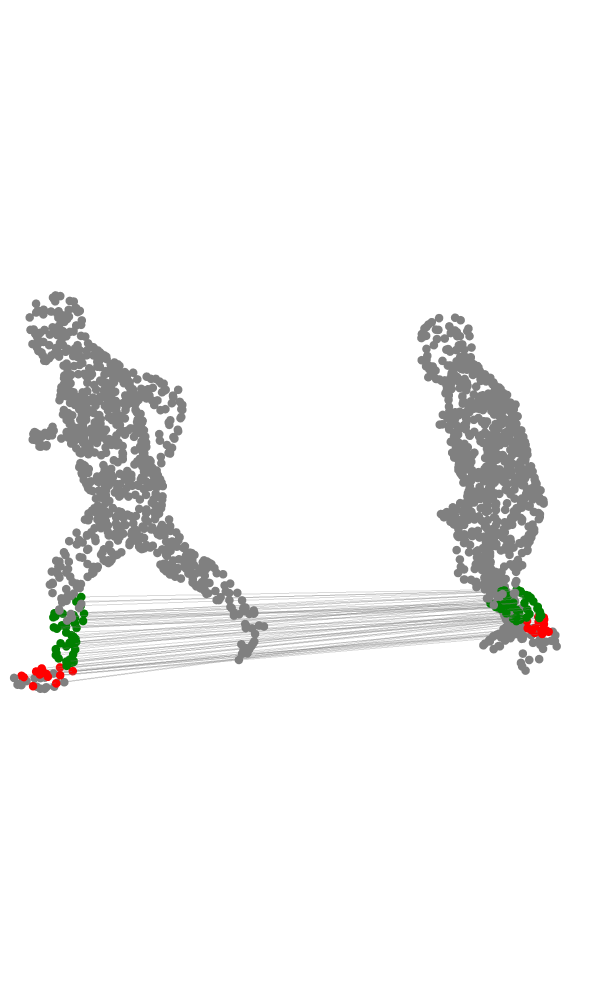

Write notebook code for a chart like this one.
### Code cell
plot_specific_region_connections(
    points1, points2, faces1, faces2, G_aug, "left_shin", cam = dict(x = -2, y = -1.5, z = 1), size = 5,
    height = 1000
)

### Figure 1 — Plotly figure (JSON) as saved in the notebook; plotly's stock layout.template omitted (floating-point values rounded to 4 significant figures; data arrays with more than 128 entries replaced by an {"elided": "..."} marker saying what was removed)
{"data": [{"marker": {"color": {"elided": "1000 str values"}, "size": 5}, "mode": "markers", "name": "Points 1", "type": "scatter3d", "x": {"elided": "1000 float values"}, "y": {"elided": "1000 float values"}, "z": {"elided": "1000 float values"}}, {"marker": {"color": {"elided": "1000 str values"}, "size": 5}, "mode": "markers", "name": "Points 2", "type": "scatter3d", "x": {"elided": "1000 float values"}, "y": {"elided": "1000 float values"}, "z": {"elided": "1000 float values"}}, {"line": {"color": "gray", "width": 2}, "mode": "lines", "opacity": 0.3, "showlegend": false, "type": "scatter3d", "x": [3.559, 2.027], "y": [-3.496, -2.132], "z": [0.2065, 0.2543]}, {"marker": {"color": "green", "size": 5}, "mode": "markers", "showlegend": false, "type": "scatter3d", "x": [3.559, 2.027], "y": [-3.496, -2.132], "z": [0.2065, 0.2543]}, {"line": {"color": "gray", "width": 2}, "mode": "lines", "opacity": 0.3, "showlegend": false, "type": "scatter3d", "x": [3.521, 2.067], "y": [-3.484, -2.159], "z": [0.232, 0.2847]}, {"marker": {"color": "green", "size": 5}, "mode": "markers", "showlegend": false, "type": "scatter3d", "x": [3.521, 2.067], "y": [-3.484, -2.159], "z": [0.232, 0.2847]}, {"line": {"color": "gray", "width": 2}, "mode": "lines", "opacity": 0.3, "showlegend": false, "type": "scatter3d", "x": [3.573, 2.033], "y": [-3.61, -2.184], "z": [0.2123, 0.1749]}, {"marker": {"color": "green", "size": 5}, "mode": "markers", "showlegend": false, "type": "scatter3d", "x": [3.573, 2.033], "y": [-3.61, -2.184], "z": [0.2123, 0.1749]}, {"line": {"color": "gray", "width": 2}, "mode": "lines", "opacity": 0.3, "showlegend": false, "type": "scatter3d", "x": [3.655, 1.923], "y": [-3.552, -2.001], "z": [0.06417, 0.08643]}, {"marker": {"color": "red", "size": 5}, "mode": "markers", "showlegend": false, "type": "scatter3d", "x": [3.655, 1.923], "y": [-3.552, -2.001], "z": [0.06417, 0.08643]}, {"line": {"color": "gray", "width": 2}, "mode": "lines", "opacity": 0.3, "showlegend": false, "type": "scatter3d", "x": [3.484, 2.063], "y": [-3.518, -2.165], "z": [0.1984, 0.2459]}, {"marker": {"color": "green", "size": 5}, "mode": "markers", "showlegend": false, "type": "scatter3d", "x": [3.484, 2.063], "y": [-3.518, -2.165], "z": [0.1984, 0.2459]}, {"line": {"color": "gray", "width": 2}, "mode": "lines", "opacity": 0.3, "showlegend": false, "type": "scatter3d", "x": [3.554, 2.016], "y": [-3.543, -2.231], "z": [0.2964, 0.3225]}, {"marker": {"color": "green", "size": 5}, "mode": "markers", "showlegend": false, "type": "scatter3d", "x": [3.554, 2.016], "y": [-3.543, -2.231], "z": [0.2964, 0.3225]}, {"line": {"color": "gray", "width": 2}, "mode": "lines", "opacity": 0.3, "showlegend": false, "type": "scatter3d", "x": [3.613, 2.049], "y": [-3.574, -2.156], "z": [0.2134, 0.1739]}, {"marker": {"color": "green", "size": 5}, "mode": "markers", "showlegend": false, "type": "scatter3d", "x": [3.613, 2.049], "y": [-3.574, -2.156], "z": [0.2134, 0.1739]}, {"line": {"color": "gray", "width": 2}, "mode": "lines", "opacity": 0.3, "showlegend": false, "type": "scatter3d", "x": [3.414, 1.989], "y": [-3.472, -2.143], "z": [0.2726, 0.3501]}, {"marker": {"color": "green", "size": 5}, "mode": "markers", "showlegend": false, "type": "scatter3d", "x": [3.414, 1.989], "y": [-3.472, -2.143], "z": [0.2726, 0.3501]}, {"line": {"color": "gray", "width": 2}, "mode": "lines", "opacity": 0.3, "showlegend": false, "type": "scatter3d", "x": [3.5, 2.034], "y": [-3.528, -2.198], "z": [0.1828, 0.2201]}, {"marker": {"color": "green", "size": 5}, "mode": "markers", "showlegend": false, "type": "scatter3d", "x": [3.5, 2.034], "y": [-3.528, -2.198], "z": [0.1828, 0.2201]}, {"line": {"color": "gray", "width": 2}, "mode": "lines", "opacity": 0.3, "showlegend": false, "type": "scatter3d", "x": [3.438, 1.988], "y": [-3.556, -2.218], "z": [0.2375, 0.3501]}, {"marker": {"color": "green", "size": 5}, "mode": "markers", "showlegend": false, "type": "scatter3d", "x": [3.438, 1.988], "y": [-3.556, -2.218], "z": [0.2375, 0.3501]}, {"line": {"color": "gray", "width": 2}, "mode": "lines", "opacity": 0.3, "showlegend": false, "type": "scatter3d", "x": [3.566, 1.94], "y": [-3.577, -2.084], "z": [0.1228, 0.1343]}, {"marker": {"color": "red", "size": 5}, "mode": "markers", "showlegend": false, "type": "scatter3d", "x": [3.566, 1.94], "y": [-3.577, -2.084], "z": [0.1228, 0.1343]}, {"line": {"color": "gray", "width": 2}, "mode": "lines", "opacity": 0.3, "showlegend": false, "type": "scatter3d", "x": [3.554, 2.068], "y": [-3.564, -2.182], "z": [0.2906, 0.2745]}, {"marker": {"color": "green", "size": 5}, "mode": "markers", "showlegend": false, "type": "scatter3d", "x": [3.554, 2.068], "y": [-3.564, -2.182], "z": [0.2906, 0.2745]}, {"line": {"color": "gray", "width": 2}, "mode": "lines", "opacity": 0.3, "showlegend": false, "type": "scatter3d", "x": [3.634, 1.984], "y": [-3.617, -2.163], "z": [0.1056, 0.1292]}, {"marker": {"color": "red", "size": 5}, "mode": "markers", "showlegend": false, "type": "scatter3d", "x": [3.634, 1.984], "y": [-3.617, -2.163], "z": [0.1056, 0.1292]}, {"line": {"color": "gray", "width": 2}, "mode": "lines", "opacity": 0.3, "showlegend": false, "type": "scatter3d", "x": [3.443, 2.058], "y": [-3.504, -2.139], "z": [0.2372, 0.322]}, {"marker": {"color": "green", "size": 5}, "mode": "markers", "showlegend": false, "type": "scatter3d", "x": [3.443, 2.058], "y": [-3.504, -2.139], "z": [0.2372, 0.322]}, {"line": {"color": "gray", "width": 2}, "mode": "lines", "opacity": 0.3, "showlegend": false, "type": "scatter3d", "x": [3.484, 2.012], "y": [-3.597, -2.218], "z": [0.2463, 0.2868]}, {"marker": {"color": "green", "size": 5}, "mode": "markers", "showlegend": false, "type": "scatter3d", "x": [3.484, 2.012], "y": [-3.597, -2.218], "z": [0.2463, 0.2868]}, {"line": {"color": "gray", "width": 2}, "mode": "lines", "opacity": 0.3, "showlegend": false, "type": "scatter3d", "x": [3.37, 2.003], "y": [-3.459, -2.137], "z": [0.3021, 0.4084]}, {"marker": {"color": "green", "size": 5}, "mode": "markers", "showlegend": false, "type": "scatter3d", "x": [3.37, 2.003], "y": [-3.459, -2.137], "z": [0.3021, 0.4084]}, {"line": {"color": "gray", "width": 2}, "mode": "lines", "opacity": 0.3, "showlegend": false, "type": "scatter3d", "x": [3.51, 2.099], "y": [-3.533, -2.196], "z": [0.3307, 0.4229]}, {"marker": {"color": "green", "size": 5}, "mode": "markers", "showlegend": false, "type": "scatter3d", "x": [3.51, 2.099], "y": [-3.533, -2.196], "z": [0.3307, 0.4229]}, {"line": {"color": "gray", "width": 2}, "mode": "lines", "opacity": 0.3, "showlegend": false, "type": "scatter3d", "x": [3.57, 2.013], "y": [-3.505, -2.118], "z": [0.1892, 0.2065]}, {"marker": {"color": "green", "size": 5}, "mode": "markers", "showlegend": false, "type": "scatter3d", "x": [3.57, 2.013], "y": [-3.505, -2.118], "z": [0.1892, 0.2065]}, {"line": {"color": "gray", "width": 2}, "mode": "lines", "opacity": 0.3, "showlegend": false, "type": "scatter3d", "x": [3.545, 2.035], "y": [-3.566, -2.186], "z": [0.1392, 0.1339]}, {"marker": {"color": "red", "size": 5}, "mode": "markers", "showlegend": false, "type": "scatter3d", "x": [3.545, 2.035], "y": [-3.566, -2.186], "z": [0.1392, 0.1339]}, {"line": {"color": "gray", "width": 2}, "mode": "lines", "opacity": 0.3, "showlegend": false, "type": "scatter3d", "x": [3.466, 2.082], "y": [-3.482, -2.178], "z": [0.2511, 0.3195]}, {"marker": {"color": "green", "size": 5}, "mode": "markers", "showlegend": false, "type": "scatter3d", "x": [3.466, 2.082], "y": [-3.482, -2.178], "z": [0.2511, 0.3195]}, {"line": {"color": "gray", "width": 2}, "mode": "lines", "opacity": 0.3, "showlegend": false, "type": "scatter3d", "x": [3.552, 2.047], "y": [-3.517, -2.144], "z": [0.1746, 0.2348]}, {"marker": {"color": "green", "size": 5}, "mode": "markers", "showlegend": false, "type": "scatter3d", "x": [3.552, 2.047], "y": [-3.517, -2.144], "z": [0.1746, 0.2348]}, {"line": {"color": "gray", "width": 2}, "mode": "lines", "opacity": 0.3, "showlegend": false, "type": "scatter3d", "x": [3.54, 2.04], "y": [-3.558, -2.216], "z": [0.3038, 0.282]}, {"marker": {"color": "green", "size": 5}, "mode": "markers", "showlegend": false, "type": "scatter3d", "x": [3.54, 2.04], "y": [-3.558, -2.216], "z": [0.3038, 0.282]}, {"line": {"color": "gray", "width": 2}, "mode": "lines", "opacity": 0.3, "showlegend": false, "type": "scatter3d", "x": [3.665, 1.908], "y": [-3.562, -2.015], "z": [0.1206, 0.1036]}, {"marker": {"color": "red", "size": 5}, "mode": "markers", "showlegend": false, "type": "scatter3d", "x": [3.665, 1.908], "y": [-3.562, -2.015], "z": [0.1206, 0.1036]}, {"line": {"color": "gray", "width": 2}, "mode": "lines", "opacity": 0.3, "showlegend": false, "type": "scatter3d", "x": [3.481, 2.092], "y": [-3.528, -2.21], "z": [0.35, 0.471]}, {"marker": {"color": "green", "size": 5}, "mode": "markers", "showlegend": false, "type": "scatter3d", "x": [3.481, 2.092], "y": [-3.528, -2.21], "z": [0.35, 0.471]}, {"line": {"color": "gray", "width": 2}, "mode": "lines", "opacity": 0.3, "showlegend": false, "type": "scatter3d", "x": [3.505, 2.089], "y": [-3.478, -2.157], "z": [0.2976, 0.3703]}, {"marker": {"color": "green", "size": 5}, "mode": "markers", "showlegend": false, "type": "scatter3d", "x": [3.505, 2.089], "y": [-3.478, -2.157], "z": [0.2976, 0.3703]}, {"line": {"color": "gray", "width": 2}, "mode": "lines", "opacity": 0.3, "showlegend": false, "type": "scatter3d", "x": [3.65, 1.916], "y": [-3.554, -1.992], "z": [0.09217, 0.09894]}, {"marker": {"color": "red", "size": 5}, "mode": "markers", "showlegend": false, "type": "scatter3d", "x": [3.65, 1.916], "y": [-3.554, -1.992], "z": [0.09217, 0.09894]}, {"line": {"color": "gray", "width": 2}, "mode": "lines", "opacity": 0.3, "showlegend": false, "type": "scatter3d", "x": [3.433, 2.042], "y": [-3.468, -2.133], "z": [0.2729, 0.3339]}, {"marker": {"color": "green", "size": 5}, "mode": "markers", "showlegend": false, "type": "scatter3d", "x": [3.433, 2.042], "y": [-3.468, -2.133], "z": [0.2729, 0.3339]}, {"line": {"color": "gray", "width": 2}, "mode": "lines", "opacity": 0.3, "showlegend": false, "type": "scatter3d", "x": [3.617, 1.949], "y": [-3.612, -2.116], "z": [0.1099, 0.1358]}, {"marker": {"color": "red", "size": 5}, "mode": "markers", "showlegend": false, "type": "scatter3d", "x": [3.617, 1.949], "y": [-3.612, -2.116], "z": [0.1099, 0.1358]}, {"line": {"color": "gray", "width": 2}, "mode": "lines", "opacity": 0.3, "showlegend": false, "type": "scatter3d", "x": [3.659, 1.966], "y": [-3.591, -2.155], "z": [0.1445, 0.09561]}, {"marker": {"color": "red", "size": 5}, "mode": "markers", "showlegend": false, "type": "scatter3d", "x": [3.659, 1.966], "y": [-3.591, -2.155], "z": [0.1445, 0.09561]}, {"line": {"color": "gray", "width": 2}, "mode": "lines", "opacity": 0.3, "showlegend": false, "type": "scatter3d", "x": [3.567, 2.005], "y": [-3.608, -2.184], "z": [0.2227, 0.1928]}, {"marker": {"color": "green", "size": 5}, "mode": "markers", "showlegend": false, "type": "scatter3d", "x": [3.567, 2.005], "y": [-3.608, -2.184], "z": [0.2227, 0.1928]}, {"line": {"color": "gray", "width": 2}, "mode": "lines", "opacity": 0.3, "showlegend": false, "type": "scatter3d", "x": [3.463, 2.072], "y": [-3.578, -2.233], "z": [0.3047, 0.3733]}, {"marker": {"color": "green", "size": 5}, "mode": "markers", "showlegend": false, "type": "scatter3d", "x": [3.463, 2.072], "y": [-3.578, -2.233], "z": [0.3047, 0.3733]}, {"line": {"color": "gray", "width": 2}, "mode": "lines", "opacity": 0.3, "showlegend": false, "type": "scatter3d", "x": [3.495, 2.083], "y": [-3.476, -2.156], "z": [0.2634, 0.3489]}, {"marker": {"color": "green", "size": 5}, "mode": "markers", "showlegend": false, "type": "scatter3d", "x": [3.495, 2.083], "y": [-3.476, -2.156], "z": [0.2634, 0.3489]}, {"line": {"color": "gray", "width": 2}, "mode": "lines", "opacity": 0.3, "showlegend": false, "type": "scatter3d", "x": [3.657, 2.028], "y": [-3.62, -2.114], "z": [0.09078, 0.1308]}, {"marker": {"color": "red", "size": 5}, "mode": "markers", "showlegend": false, "type": "scatter3d", "x": [3.657, 2.028], "y": [-3.62, -2.114], "z": [0.09078, 0.1308]}, {"line": {"color": "gray", "width": 2}, "mode": "lines", "opacity": 0.3, "showlegend": false, "type": "scatter3d", "x": [3.487, 2.08], "y": [-3.534, -2.233], "z": [0.3434, 0.4048]}, {"marker": {"color": "green", "size": 5}, "mode": "markers", "showlegend": false, "type": "scatter3d", "x": [3.487, 2.08], "y": [-3.534, -2.233], "z": [0.3434, 0.4048]}, {"line": {"color": "gray", "width": 2}, "mode": "lines", "opacity": 0.3, "showlegend": false, "type": "scatter3d", "x": [3.377, 1.969], "y": [-3.499, -2.181], "z": [0.2931, 0.4218]}, {"marker": {"color": "green", "size": 5}, "mode": "markers", "showlegend": false, "type": "scatter3d", "x": [3.377, 1.969], "y": [-3.499, -2.181], "z": [0.2931, 0.4218]}, {"line": {"color": "gray", "width": 2}, "mode": "lines", "opacity": 0.3, "showlegend": false, "type": "scatter3d", "x": [3.39, 1.993], "y": [-3.501, -2.139], "z": [0.2811, 0.3946]}, {"marker": {"color": "green", "size": 5}, "mode": "markers", "showlegend": false, "type": "scatter3d", "x": [3.39, 1.993], "y": [-3.501, -2.139], "z": [0.2811, 0.3946]}, {"line": {"color": "gray", "width": 2}, "mode": "lines", "opacity": 0.3, "showlegend": false, "type": "scatter3d", "x": [3.603, 1.951], "y": [-3.617, -2.09], "z": [0.1524, 0.1429]}, {"marker": {"color": "red", "size": 5}, "mode": "markers", "showlegend": false, "type": "scatter3d", "x": [3.603, 1.951], "y": [-3.617, -2.09], "z": [0.1524, 0.1429]}, {"line": {"color": "gray", "width": 2}, "mode": "lines", "opacity": 0.3, "showlegend": false, "type": "scatter3d", "x": [3.497, 2.081], "y": [-3.473, -2.152], "z": [0.2907, 0.3487]}, {"marker": {"color": "green", "size": 5}, "mode": "markers", "showlegend": false, "type": "scatter3d", "x": [3.497, 2.081], "y": [-3.473, -2.152], "z": [0.2907, 0.3487]}, {"line": {"color": "gray", "width": 2}, "mode": "lines", "opacity": 0.3, "showlegend": false, "type": "scatter3d", "x": [3.579, 2.048], "y": [-3.611, -2.181], "z": [0.2041, 0.1706]}, {"marker": {"color": "green", "size": 5}, "mode": "markers", "showlegend": false, "type": "scatter3d", "x": [3.579, 2.048], "y": [-3.611, -2.181], "z": [0.2041, 0.1706]}, {"line": {"color": "gray", "width": 2}, "mode": "lines", "opacity": 0.3, "showlegend": false, "type": "scatter3d", "x": [3.543, 2.091], "y": [-3.524, -2.163], "z": [0.3047, 0.3574]}, {"marker": {"color": "green", "size": 5}, "mode": "markers", "showlegend": false, "type": "scatter3d", "x": [3.543, 2.091], "y": [-3.524, -2.163], "z": [0.3047, 0.3574]}, {"line": {"color": "gray", "width": 2}, "mode": "lines", "opacity": 0.3, "showlegend": false, "type": "scatter3d", "x": [3.49, 2.052], "y": [-3.471, -2.132], "z": [0.3035, 0.3855]}, {"marker": {"color": "green", "size": 5}, "mode": "markers", "showlegend": false, "type": "scatter3d", "x": [3.49, 2.052], "y": [-3.471, -2.132], "z": [0.3035, 0.3855]}, {"line": {"color": "gray", "width": 2}, "mode": "lines", "opacity": 0.3, "showlegend": false, "type": "scatter3d", "x": [3.62, 1.947], "y": [-3.605, -2.127], "z": [0.09028, 0.1269]}, {"marker": {"color": "red", "size": 5}, "mode": "markers", "showlegend": false, "type": "scatter3d", "x": [3.62, 1.947], "y": [-3.605, -2.127], "z": [0.09028, 0.1269]}, {"line": {"color": "gray", "width": 2}, "mode": "lines", "opacity": 0.3, "showlegend": false, "type": "scatter3d", "x": [3.603, 1.959], "y": [-3.532, -2.078], "z": [0.1415, 0.1446]}, {"marker": {"color": "red", "size": 5}, "mode": "markers", "showlegend": false, "type": "scatter3d", "x": [3.603, 1.959], "y": [-3.532, -2.078], "z": [0.1415, 0.1446]}, {"line": {"color": "gray", "width": 2}, "mode": "lines", "opacity": 0.3, "showlegend": false, "type": "scatter3d", "x": [3.597, 1.936], "y": [-3.61, -2.09], "z": [0.1214, 0.1303]}, {"marker": {"color": "red", "size": 5}, "mode": "markers", "showlegend": false, "type": "scatter3d", "x": [3.597, 1.936], "y": [-3.61, -2.09], "z": [0.1214, 0.1303]}, {"line": {"color": "gray", "width": 2}, "mode": "lines", "opacity": 0.3, "showlegend": false, "type": "scatter3d", "x": [3.483, 2.098], "y": [-3.466, -2.182], "z": [0.3255, 0.4345]}, {"marker": {"color": "green", "size": 5}, "mode": "markers", "showlegend": false, "type": "scatter3d", "x": [3.483, 2.098], "y": [-3.466, -2.182], "z": [0.3255, 0.4345]}, {"line": {"color": "gray", "width": 2}, "mode": "lines", "opacity": 0.3, "showlegend": false, "type": "scatter3d", "x": [3.652, 1.956], "y": [-3.564, -2.042], "z": [0.1528, 0.119]}, {"marker": {"color": "red", "size": 5}, "mode": "markers", "showlegend": false, "type": "scatter3d", "x": [3.652, 1.956], "y": [-3.564, -2.042], "z": [0.1528, 0.119]}, {"line": {"color": "gray", "width": 2}, "mode": "lines", "opacity": 0.3, "showlegend": false, "type": "scatter3d", "x": [3.545, 2.059], "y": [-3.485, -2.154], "z": [0.2451, 0.2509]}, {"marker": {"color": "green", "size": 5}, "mode": "markers", "showlegend": false, "type": "scatter3d", "x": [3.545, 2.059], "y": [-3.485, -2.154], "z": [0.2451, 0.2509]}, {"line": {"color": "gray", "width": 2}, "mode": "lines", "opacity": 0.3, "showlegend": false, "type": "scatter3d", "x": [3.584, 2.085], "y": [-3.53, -2.167], "z": [0.2635, 0.3357]}, {"marker": {"color": "green", "size": 5}, "mode": "markers", "showlegend": false, "type": "scatter3d", "x": [3.584, 2.085], "y": [-3.53, -2.167], "z": [0.2635, 0.3357]}, {"line": {"color": "gray", "width": 2}, "mode": "lines", "opacity": 0.3, "showlegend": false, "type": "scatter3d", "x": [3.475, 2.012], "y": [-3.588, -2.227], "z": [0.23, 0.3181]}, {"marker": {"color": "green", "size": 5}, "mode": "markers", "showlegend": false, "type": "scatter3d", "x": [3.475, 2.012], "y": [-3.588, -2.227], "z": [0.23, 0.3181]}, {"line": {"color": "gray", "width": 2}, "mode": "lines", "opacity": 0.3, "showlegend": false, "type": "scatter3d", "x": [3.398, 1.97], "y": [-3.471, -2.183], "z": [0.2778, 0.3644]}, {"marker": {"color": "green", "size": 5}, "mode": "markers", "showlegend": false, "type": "scatter3d", "x": [3.398, 1.97], "y": [-3.471, -2.183], "z": [0.2778, 0.3644]}, {"line": {"color": "gray", "width": 2}, "mode": "lines", "opacity": 0.3, "showlegend": false, "type": "scatter3d", "x": [3.573, 2.048], "y": [-3.606, -2.182], "z": [0.2239, 0.1754]}, {"marker": {"color": "green", "size": 5}, "mode": "markers", "showlegend": false, "type": "scatter3d", "x": [3.573, 2.048], "y": [-3.606, -2.182], "z": [0.2239, 0.1754]}, {"line": {"color": "gray", "width": 2}, "mode": "lines", "opacity": 0.3, "showlegend": false, "type": "scatter3d", "x": [3.634, 1.889], "y": [-3.6, -2.096], "z": [0.1678, 0.09738]}, {"marker": {"color": "red", "size": 5}, "mode": "markers", "showlegend": false, "type": "scatter3d", "x": [3.634, 1.889], "y": [-3.6, -2.096], "z": [0.1678, 0.09738]}, {"line": {"color": "gray", "width": 2}, "mode": "lines", "opacity": 0.3, "showlegend": false, "type": "scatter3d", "x": [3.559, 1.982], "y": [-3.6, -2.152], "z": [0.2527, 0.2523]}, {"marker": {"color": "green", "size": 5}, "mode": "markers", "showlegend": false, "type": "scatter3d", "x": [3.559, 1.982], "y": [-3.6, -2.152], "z": [0.2527, 0.2523]}, {"line": {"color": "gray", "width": 2}, "mode": "lines", "opacity": 0.3, "showlegend": false, "type": "scatter3d", "x": [3.548, 1.981], "y": [-3.523, -2.149], "z": [0.1684, 0.2235]}, {"marker": {"color": "green", "size": 5}, "mode": "markers", "showlegend": false, "type": "scatter3d", "x": [3.548, 1.981], "y": [-3.523, -2.149], "z": [0.1684, 0.2235]}, {"line": {"color": "gray", "width": 2}, "mode": "lines", "opacity": 0.3, "showlegend": false, "type": "scatter3d", "x": [3.555, 2.007], "y": [-3.614, -2.182], "z": [0.2022, 0.1708]}, {"marker": {"color": "green", "size": 5}, "mode": "markers", "showlegend": false, "type": "scatter3d", "x": [3.555, 2.007], "y": [-3.614, -2.182], "z": [0.2022, 0.1708]}, {"line": {"color": "gray", "width": 2}, "mode": "lines", "opacity": 0.3, "showlegend": false, "type": "scatter3d", "x": [3.533, 2.046], "y": [-3.588, -2.2], "z": [0.2871, 0.2389]}, {"marker": {"color": "green", "size": 5}, "mode": "markers", "showlegend": false, "type": "scatter3d", "x": [3.533, 2.046], "y": [-3.588, -2.2], "z": [0.2871, 0.2389]}, {"line": {"color": "gray", "width": 2}, "mode": "lines", "opacity": 0.3, "showlegend": false, "type": "scatter3d", "x": [3.61, 2.027], "y": [-3.525, -2.111], "z": [0.1959, 0.1739]}, {"marker": {"color": "green", "size": 5}, "mode": "markers", "showlegend": false, "type": "scatter3d", "x": [3.61, 2.027], "y": [-3.525, -2.111], "z": [0.1959, 0.1739]}, {"line": {"color": "gray", "width": 2}, "mode": "lines", "opacity": 0.3, "showlegend": false, "type": "scatter3d", "x": [3.472, 2.074], "y": [-3.475, -2.144], "z": [0.2646, 0.3479]}, {"marker": {"color": "green", "size": 5}, "mode": "markers", "showlegend": false, "type": "scatter3d", "x": [3.472, 2.074], "y": [-3.475, -2.144], "z": [0.2646, 0.3479]}, {"line": {"color": "gray", "width": 2}, "mode": "lines", "opacity": 0.3, "showlegend": false, "type": "scatter3d", "x": [3.472, 2.096], "y": [-3.457, -2.174], "z": [0.3229, 0.4367]}, {"marker": {"color": "green", "size": 5}, "mode": "markers", "showlegend": false, "type": "scatter3d", "x": [3.472, 2.096], "y": [-3.457, -2.174], "z": [0.3229, 0.4367]}], "layout": {"height": 1000, "margin": {"b": 0, "l": 0, "r": 0, "t": 0}, "paper_bgcolor": "rgba(0,0,0,0)", "plot_bgcolor": "rgba(0,0,0,0)", "scene": {"aspectmode": "data", "camera": {"eye": {"x": -2, "y": -1.5, "z": 1}}, "xaxis": {"showbackground": false, "showgrid": false, "showticklabels": false, "title": {"text": ""}, "visible": false, "zeroline": false}, "yaxis": {"showbackground": false, "showgrid": false, "showticklabels": false, "title": {"text": ""}, "visible": false, "zeroline": false}, "zaxis": {"showbackground": false, "showgrid": false, "showticklabels": false, "title": {"text": ""}, "visible": false, "zeroline": false}}, "showlegend": false, "width": 600}}
